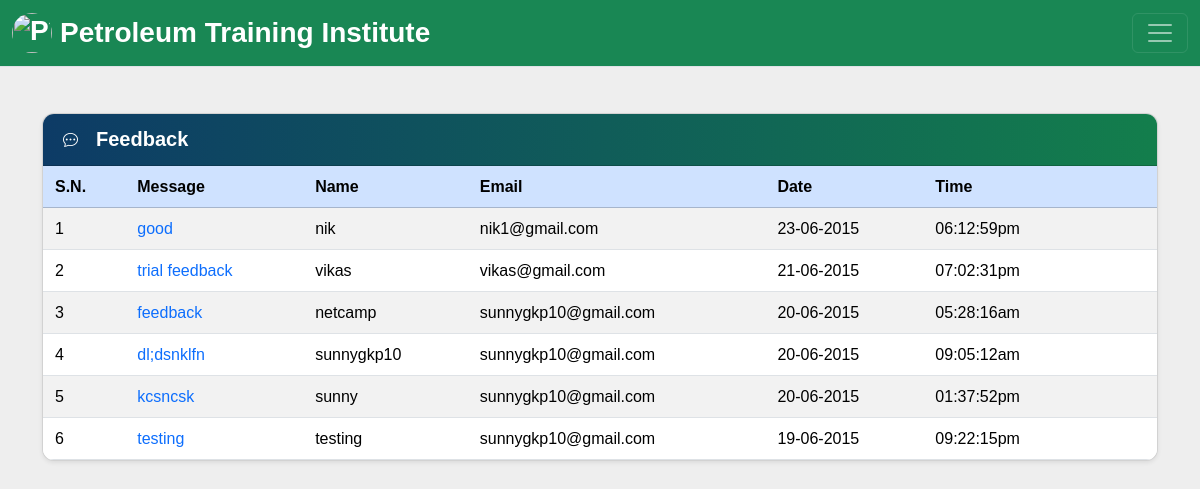
Screenshot of /dash.php?q=3 (signed in) with the database file from the repository.
### tables this page shows
CREATE TABLE `feedback` (
  `id` text NOT NULL,
  `name` varchar(50) NOT NULL,
  `email` varchar(50) NOT NULL,
  `subject` varchar(500) NOT NULL,
  `feedback` varchar(500) NOT NULL,
  `date` date NOT NULL,
  `time` varchar(50) NOT NULL
);

### dash.php (the view, shortened to what this page needs)
<?php
 include_once 'dbConnection.php';
  if(!(isset($_SESSION['email']))){
header("location:index.php");
}
else
{
$name = $_SESSION['name'];;
echo '<span class="pull-right top title1" ><span class="log1"><span class="glyphicon glyphicon-user" aria-hidden="true"></span>&nbsp;&nbsp;&nbsp;&nbsp;Hello,</span> <a href="account.php" class="log log1">'.$name.'</a>&nbsp;|&nbsp;<a href="logout.php?q=account.php" class="log"><span class="glyphicon glyphicon-log-out" aria-hidden="true"></span>&nbsp;Signout</button></a></span>';
}?>
<!Doctype html>
<html lang="en">
<head>
  <link href="https://cdn.jsdelivr.net/npm/bootstrap@5.3.3/dist/css/bootstrap.min.css" rel="stylesheet">
  <link href="https://cdn.jsdelivr.net/npm/bootstrap-icons@1.11.3/font/bootstrap-icons.css" rel="stylesheet">
  <link rel="stylesheet" href="css/dash.css">
  <link rel="stylesheet" href="css/font.css">
</head>
<body  style="background:#eee;">
<header>
  <nav class="navbar navbar-dark bg-success border-bottom fixed-top">
    <div class="container-fluid">
      <a class="navbar-brand fw-bold fs-3 d-flex align-items-center gap-2" href="dash.php?q=0">
        <img src="image/PTI.jpg" alt="PTI Logo" class="rounded-circle" style="width:40px;height:40px;object-fit:cover;">
        <span class="pti-full">Petroleum Training Institute</span>
      </a>
      <button class="navbar-toggler d-1250-none" type="button" data-bs-toggle="offcanvas" data-bs-target="#sideNav" aria-controls="sideNav" aria-label="Toggle navigation">
        <span class="navbar-toggler-icon"></span>
      </button>
    </div>
  </nav>
</header>
<main class="container my-4 pt-5">
  <div class="row">
    <div class="col-12">
<?php if(@$_GET['q']==3) {
    $result = mysqli_query($con,"SELECT * FROM `feedback` ORDER BY `feedback`.`date` DESC") or die('Error');
?>
<div class="main-content-spaced">
  <div class="card shadow-sm mb-4">
    <div class="card-header feedback-card-header bg-info text-white d-flex align-items-center">
      <i class="bi bi-chat-dots me-2"></i><span class="fs-5 fw-bold">Feedback</span>
    </div>
    <div class="card-body p-0">
      <div class="table-responsive">
        <table class="table table-striped table-hover mb-0 align-middle">
          <thead class="table-primary">
            <tr>
              <th>S.N.</th>
              <th>Message</th>
              <th>Name</th>
              <th>Email</th>
              <th>Date</th>
              <th>Time</th>
              <th></th>
              <th></th>
            </tr>
          </thead>
          <tbody>
<?php
    $c = 1;
    while ($row = mysqli_fetch_assoc($result)) {
        $date    = date("d-m-Y", strtotime($row['date']));
        $name    = $row['name'];
        $subject = $row['subject'];
        $time    = $row['time'];
        $email   = $row['email'];
        $id      = $row['id'];
        $message = $row['feedback'];
?>
            <tr>
              <td><?= $c++ ?></td>
              <td>
                <a href="javascript:void(0)"
                   class="text-decoration-none open-feedback"
                   data-id="<?= htmlspecialchars($id, ENT_QUOTES) ?>"
                   data-name="<?= htmlspecialchars($name, ENT_QUOTES) ?>"
                   data-email="<?= htmlspecialchars($email, ENT_QUOTES) ?>"
                   data-date="<?= htmlspecialchars($date, ENT_QUOTES) ?>"
                   data-time="<?= htmlspecialchars($time, ENT_QUOTES) ?>"
                   data-message="<?= htmlspecialchars($message, ENT_QUOTES) ?>">
                  <?= htmlspecialchars($subject, ENT_QUOTES) ?>
                </a>
              </td>
              <td><?= htmlspecialchars($name, ENT_QUOTES) ?></td>
              <td><?= htmlspecialchars($email, ENT_QUOTES) ?></td>
              <td><?= htmlspecialchars($date, ENT_QUOTES) ?></td>
              <td><?= htmlspecialchars($time, ENT_QUOTES) ?></td>
              <td>
              </td>
              <td>
              </td>
            </tr>
<?php
    }
?>
          </tbody>
        </table>
      </div>
    </div>
  </div>
</div>
<?php }  ?>
</div>
</div></div>
</body>
</html>

### css/dash.css (style rules this page uses)
body { overflow-x: hidden; width: 100%; font: 15px "Century Gothic", "Times Roman", sans-serif; min-height: 550px; transition: padding-top 0.15s ease; }
.main-content-spaced { margin-top: 1.5rem; }
.table-responsive { margin-top: 0; }
@media (max-width: 1249px) { .d-1250-none { display:block !important; } }
.table td, .table th { padding: .72rem .75rem; }
.card.shadow-sm { border-radius: .75rem; overflow: hidden; }
.result-card-header, .exam-card-header, .history-card-header, .rank-card-header, .question-card-header, .student-card-header, .feedback-card-header, .add-exam-card-header { background: linear-gradient(90deg, #0d3b66 0%, #137e4c 100%); color: #fff; padding: 14px 20px; gap: 10px; align-items: center; }

### rows the page displays
feedback: subject "good", name "nik", email "nik1@gmail.com", date "23-06-2015", time "06:12:59pm"
feedback: subject "trial feedback", name "vikas", email "vikas@gmail.com", date "21-06-2015", time "07:02:31pm"
feedback: subject "feedback", name "netcamp", email "sunnygkp10@gmail.com", date "20-06-2015", time "05:28:16am"
feedback: subject "dl;dsnklfn", name "sunnygkp10", email "sunnygkp10@gmail.com", date "20-06-2015", time "09:05:12am"
feedback: subject "kcsncsk", name "sunny", email "sunnygkp10@gmail.com", date "20-06-2015", time "01:37:52pm"
feedback: subject "testing", name "testing", email "sunnygkp10@gmail.com", date "19-06-2015", time "09:22:15pm"
